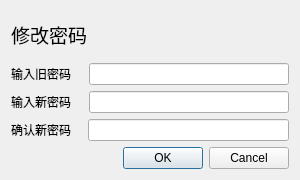
<?xml version="1.0" encoding="UTF-8"?>
<ui version="4.0">
 <class>ChangePWDialog</class>
 <widget class="QDialog" name="ChangePWDialog">
  <property name="geometry">
   <rect>
    <x>0</x>
    <y>0</y>
    <width>300</width>
    <height>180</height>
   </rect>
  </property>
  <property name="sizePolicy">
   <sizepolicy hsizetype="Fixed" vsizetype="Fixed">
    <horstretch>0</horstretch>
    <verstretch>0</verstretch>
   </sizepolicy>
  </property>
  <property name="minimumSize">
   <size>
    <width>300</width>
    <height>180</height>
   </size>
  </property>
  <property name="maximumSize">
   <size>
    <width>300</width>
    <height>180</height>
   </size>
  </property>
  <property name="windowTitle">
   <string>修改密码</string>
  </property>
  <property name="modal">
   <bool>true</bool>
  </property>
  <layout class="QVBoxLayout" name="verticalLayout">
   <item>
    <widget class="QLabel" name="label">
     <property name="font">
      <font>
       <family>微软雅黑 Light</family>
       <pointsize>14</pointsize>
      </font>
     </property>
     <property name="text">
      <string>修改密码</string>
     </property>
    </widget>
   </item>
   <item>
    <layout class="QHBoxLayout" name="horizontalLayout">
     <item>
      <widget class="QLabel" name="label_2">
       <property name="text">
        <string>输入旧密码</string>
       </property>
      </widget>
     </item>
     <item>
      <widget class="QLineEdit" name="oldpwIn">
       <property name="maximumSize">
        <size>
         <width>200</width>
         <height>16777215</height>
        </size>
       </property>
       <property name="echoMode">
        <enum>QLineEdit::Password</enum>
       </property>
      </widget>
     </item>
    </layout>
   </item>
   <item>
    <layout class="QHBoxLayout" name="horizontalLayout_2">
     <item>
      <widget class="QLabel" name="label_3">
       <property name="text">
        <string>输入新密码</string>
       </property>
      </widget>
     </item>
     <item>
      <widget class="QLineEdit" name="newpwIn">
       <property name="maximumSize">
        <size>
         <width>200</width>
         <height>16777215</height>
        </size>
       </property>
       <property name="echoMode">
        <enum>QLineEdit::PasswordEchoOnEdit</enum>
       </property>
      </widget>
     </item>
    </layout>
   </item>
   <item>
    <layout class="QHBoxLayout" name="horizontalLayout_3">
     <item>
      <widget class="QLabel" name="label_4">
       <property name="text">
        <string>确认新密码</string>
       </property>
      </widget>
     </item>
     <item>
      <widget class="QLineEdit" name="newpwIn2">
       <property name="maximumSize">
        <size>
         <width>201</width>
         <height>16777215</height>
        </size>
       </property>
       <property name="echoMode">
        <enum>QLineEdit::PasswordEchoOnEdit</enum>
       </property>
      </widget>
     </item>
    </layout>
   </item>
   <item>
    <widget class="QDialogButtonBox" name="buttonBox">
     <property name="orientation">
      <enum>Qt::Horizontal</enum>
     </property>
     <property name="standardButtons">
      <set>QDialogButtonBox::Cancel|QDialogButtonBox::Ok</set>
     </property>
    </widget>
   </item>
  </layout>
 </widget>
 <resources/>
 <connections>
  <connection>
   <sender>buttonBox</sender>
   <signal>accepted()</signal>
   <receiver>ChangePWDialog</receiver>
   <slot>accept()</slot>
   <hints>
    <hint type="sourcelabel">
     <x>248</x>
     <y>254</y>
    </hint>
    <hint type="destinationlabel">
     <x>157</x>
     <y>274</y>
    </hint>
   </hints>
  </connection>
  <connection>
   <sender>buttonBox</sender>
   <signal>rejected()</signal>
   <receiver>ChangePWDialog</receiver>
   <slot>reject()</slot>
   <hints>
    <hint type="sourcelabel">
     <x>316</x>
     <y>260</y>
    </hint>
    <hint type="destinationlabel">
     <x>286</x>
     <y>274</y>
    </hint>
   </hints>
  </connection>
 </connections>
</ui>
